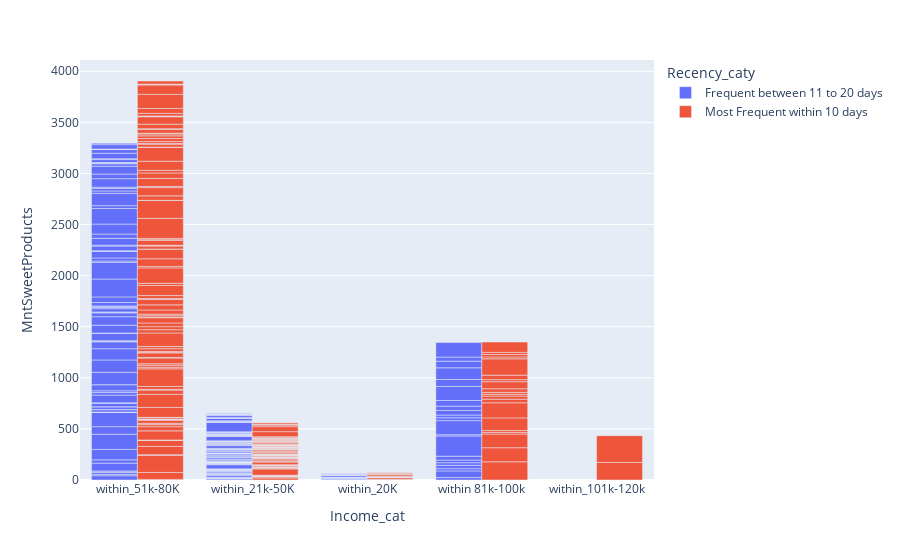

Notebook code for this chart:
### Code cell
px.bar(recent_items,x = recent_items["Income_cat"],y = recent_items['MntSweetProducts'],color=recent_items['Recency_caty'],barmode='group')

### Figure 1 — Plotly figure (JSON) as saved in the notebook; plotly's stock layout.template omitted (floating-point values rounded to 4 significant figures; data arrays with more than 128 entries replaced by an {"elided": "..."} marker saying what was removed)
{"data": [{"alignmentgroup": "True", "hovertemplate": "Recency_caty=Frequent between 11 to 20 days<br>Income_cat=%{x}<br>MntSweetProducts=%{y}<extra></extra>", "legendgroup": "Frequent between 11 to 20 days", "marker": {"color": "#636efa", "pattern": {"shape": ""}}, "name": "Frequent between 11 to 20 days", "offsetgroup": "Frequent between 11 to 20 days", "orientation": "v", "showlegend": true, "textposition": "auto", "type": "bar", "x": {"elided": "214 str values"}, "xaxis": "x", "y": {"elided": "214 int values"}, "yaxis": "y"}, {"alignmentgroup": "True", "hovertemplate": "Recency_caty=Most Frequent within 10 days<br>Income_cat=%{x}<br>MntSweetProducts=%{y}<extra></extra>", "legendgroup": "Most Frequent within 10 days", "marker": {"color": "#EF553B", "pattern": {"shape": ""}}, "name": "Most Frequent within 10 days", "offsetgroup": "Most Frequent within 10 days", "orientation": "v", "showlegend": true, "textposition": "auto", "type": "bar", "x": {"elided": "230 str values"}, "xaxis": "x", "y": {"elided": "230 int values"}, "yaxis": "y"}], "layout": {"barmode": "group", "legend": {"title": {"text": "Recency_caty"}, "tracegroupgap": 0}, "margin": {"t": 60}, "xaxis": {"anchor": "y", "domain": [0, 1], "title": {"text": "Income_cat"}}, "yaxis": {"anchor": "x", "domain": [0, 1], "title": {"text": "MntSweetProducts"}}}}
